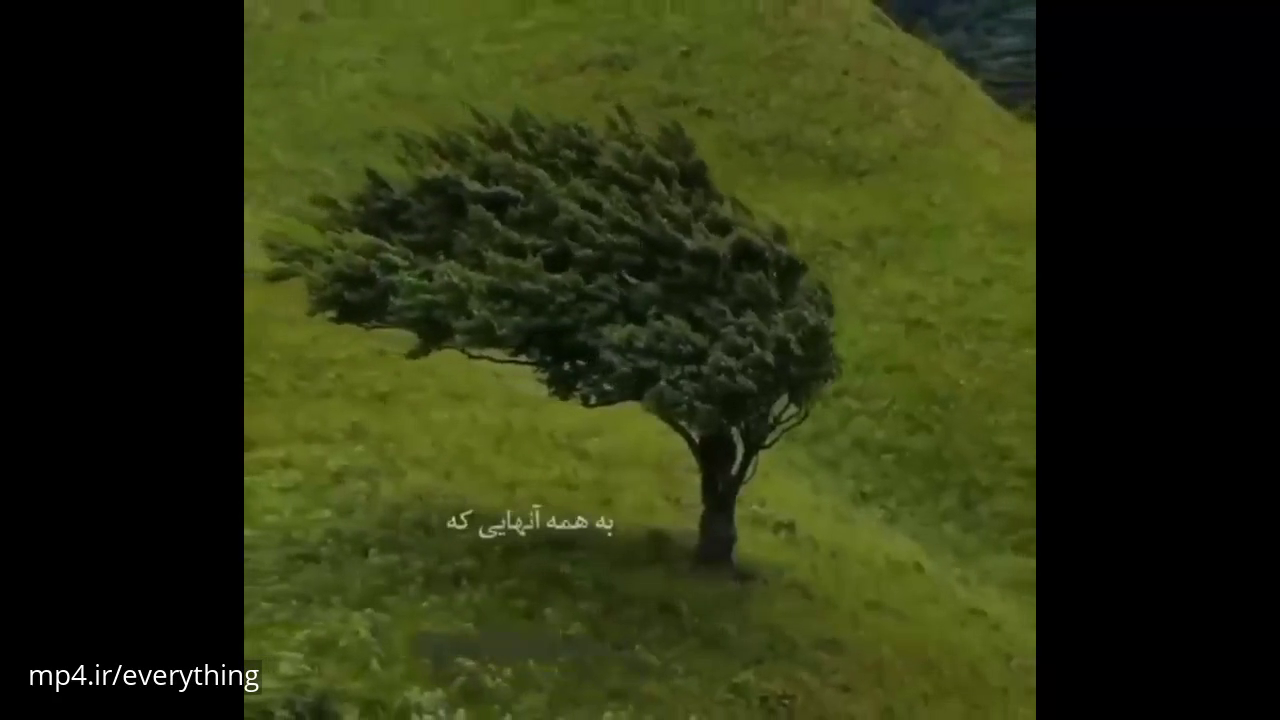
#> input picture frame 40 of assets/videos/video1.mp4, 1280 x 720 px
$ python getVideoFromFile.py
#> lines starting #> are read from the running program, lines starting #| are printed output that depends on the picture; after the words box and inside, x2 and y2 are one past the last pixel; in counts of white or black regions, pixels touching at a corner belong together

import cv2

def play_video(video_path):
    """Play a video file with pause, seek, and info display."""
#> called with video_path = 'assets/videos/video1.mp4'
    cap = cv2.VideoCapture(video_path)
    if not cap.isOpened():
        print(f"Error opening video file: {video_path}")
        return

    fps = cap.get(cv2.CAP_PROP_FPS)
    width = int(cap.get(cv2.CAP_PROP_FRAME_WIDTH))
    height = int(cap.get(cv2.CAP_PROP_FRAME_HEIGHT))
    total_frames = int(cap.get(cv2.CAP_PROP_FRAME_COUNT))
    print(f"Video info: {width}x{height}, {fps:.2f} FPS, {total_frames} frames, {total_frames/fps:.2f} seconds")
    print("Controls: [q] quit, [space] pause, [f] forward 10s, [b] back 10s")

    while True:
        ret, frame = cap.read()
#> frame is the input picture: shape (720, 1280, 3); mean B, G, R 16.7, 49.1, 43.1
        if not ret:
            print("End of video or cannot read frame.")
            break

        # Show current time
        current_pos = cap.get(cv2.CAP_PROP_POS_MSEC)
        minutes = int(current_pos // 60000)
        seconds = int((current_pos % 60000) // 1000)
        cv2.putText(frame, f'Time: {minutes:02d}:{seconds:02d}', (10, 30),
                    cv2.FONT_HERSHEY_SIMPLEX, 1, (255, 255, 255), 2)
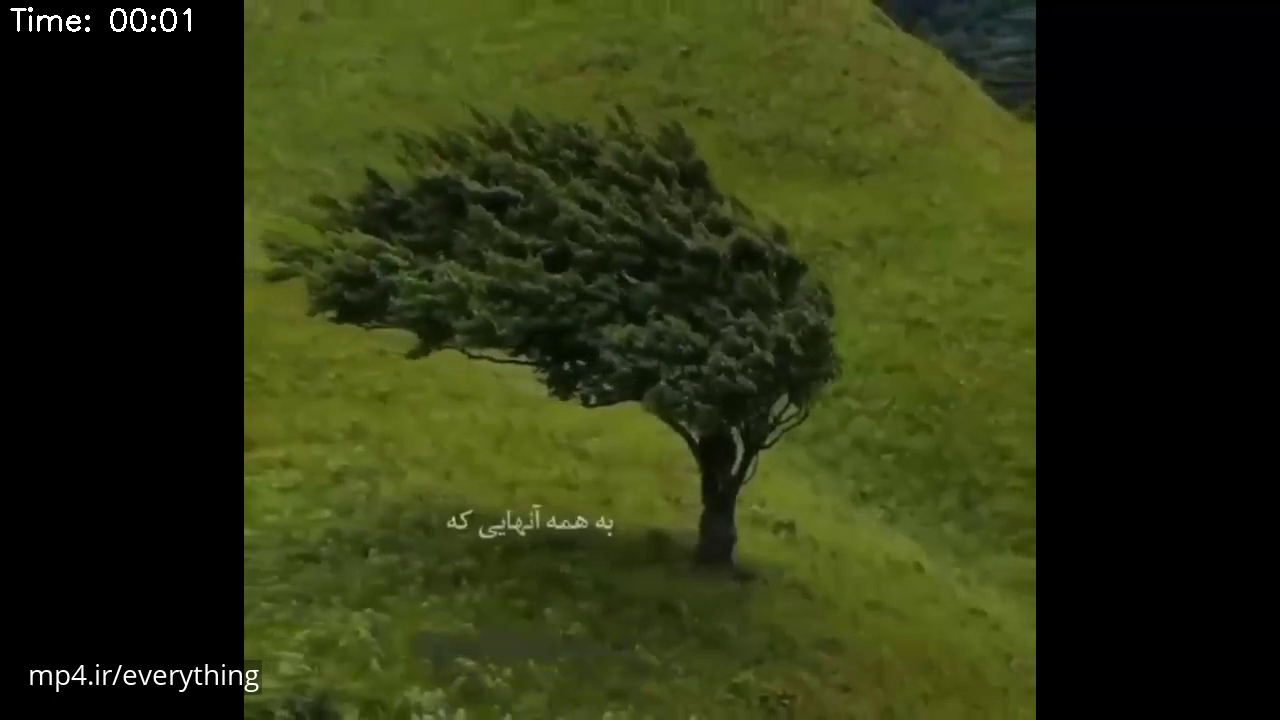
#> frame: shape (720, 1280, 3); 0.13% of pixels changed, all inside (x1, y1, x2, y2) = (10, 7, 191, 32)

        cv2.imshow('Video Player', frame)
        key = cv2.waitKey(25) & 0xFF
#> (key q is pressed here)

        if key == ord('q'):
            break
        elif key == ord(' '):  # Pause
            print("Paused. Press any key to continue.")
            cv2.waitKey(0)
        elif key == ord('f'):  # Forward 10s
            current_frame = cap.get(cv2.CAP_PROP_POS_FRAMES)
            cap.set(cv2.CAP_PROP_POS_FRAMES, current_frame + int(fps * 10))
        elif key == ord('b'):  # Back 10s
            current_frame = cap.get(cv2.CAP_PROP_POS_FRAMES)
            cap.set(cv2.CAP_PROP_POS_FRAMES, max(0, current_frame - int(fps * 10)))

    cap.release()
    cv2.destroyAllWindows()

if __name__ == "__main__":
    # Change the path as needed
    play_video('assets/videos/video1.mp4')

$ run again, starting later in the video
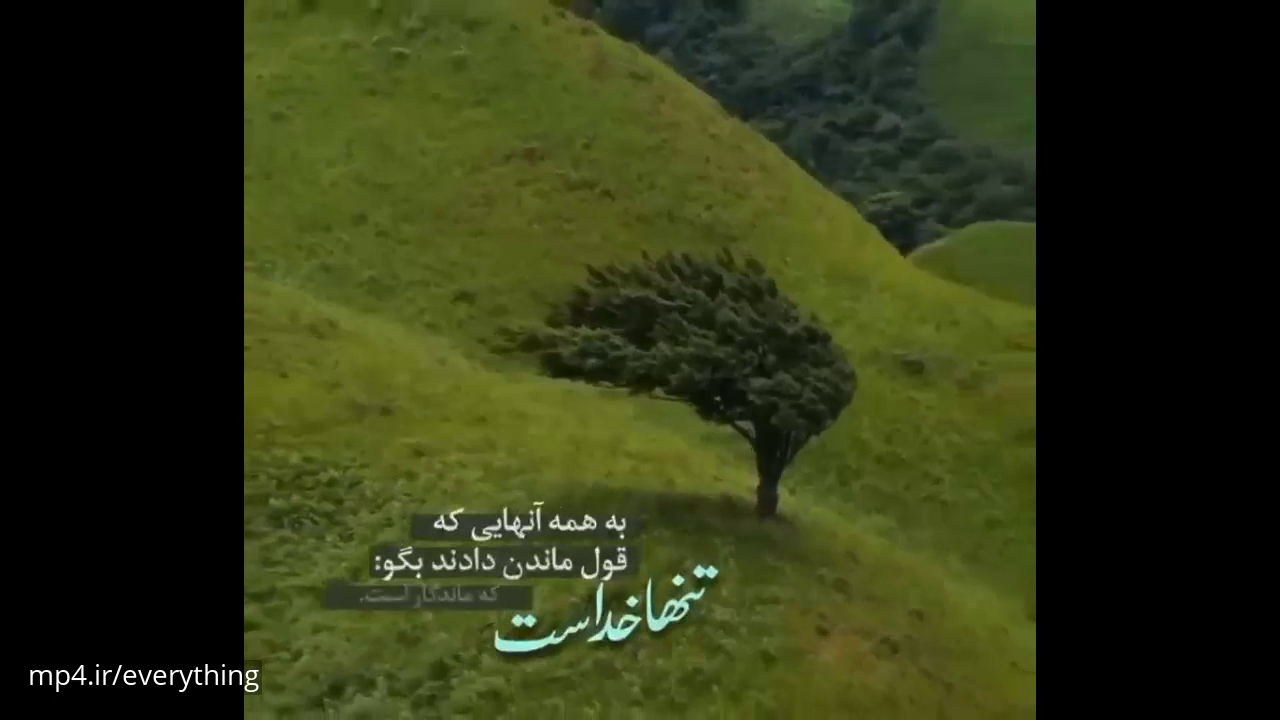
#> input picture frame 183 of assets/videos/video1.mp4, 1280 x 720 px
#> in play_video, frame is the input picture: shape (720, 1280, 3); mean B, G, R 20.7, 52.4, 46.5
#> in play_video, `cv2.putText(frame, f'Time: {minutes:02d}:{seconds:02d}', (10, 30), cv2..`:
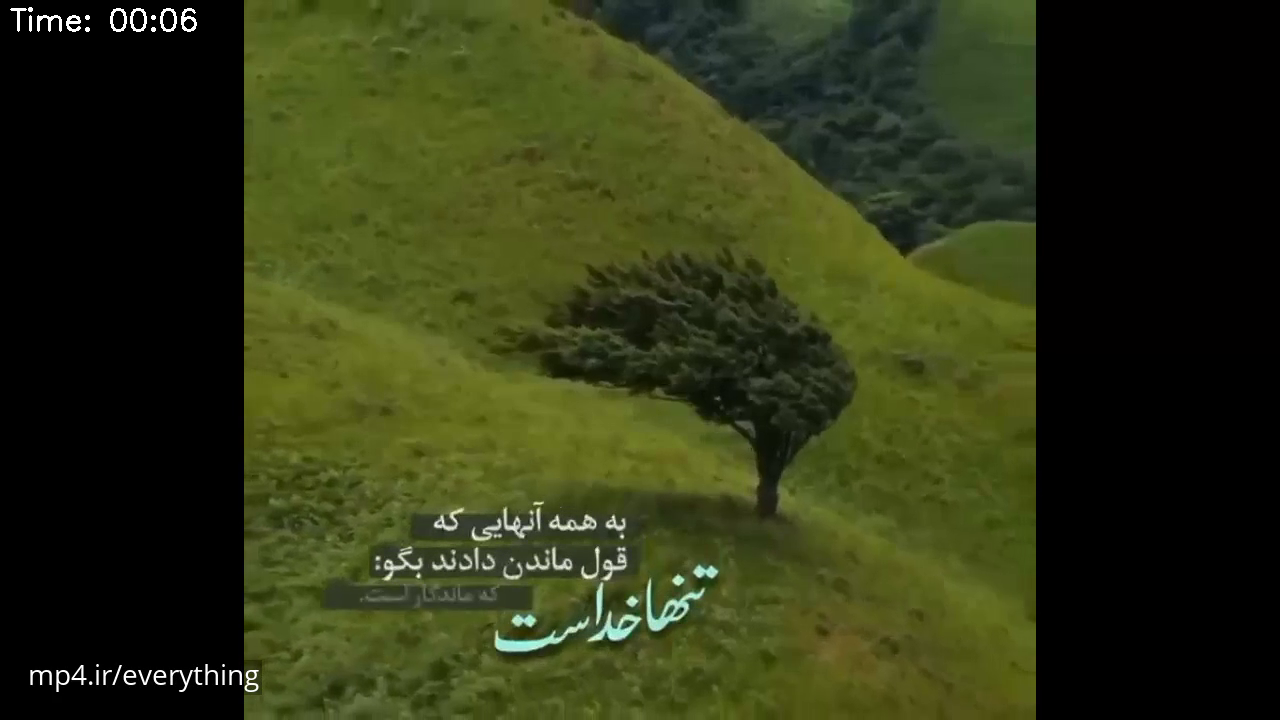
#> frame: shape (720, 1280, 3); 0.14% of pixels changed, all inside (x1, y1, x2, y2) = (10, 7, 197, 32)

$ run again, starting later in the video
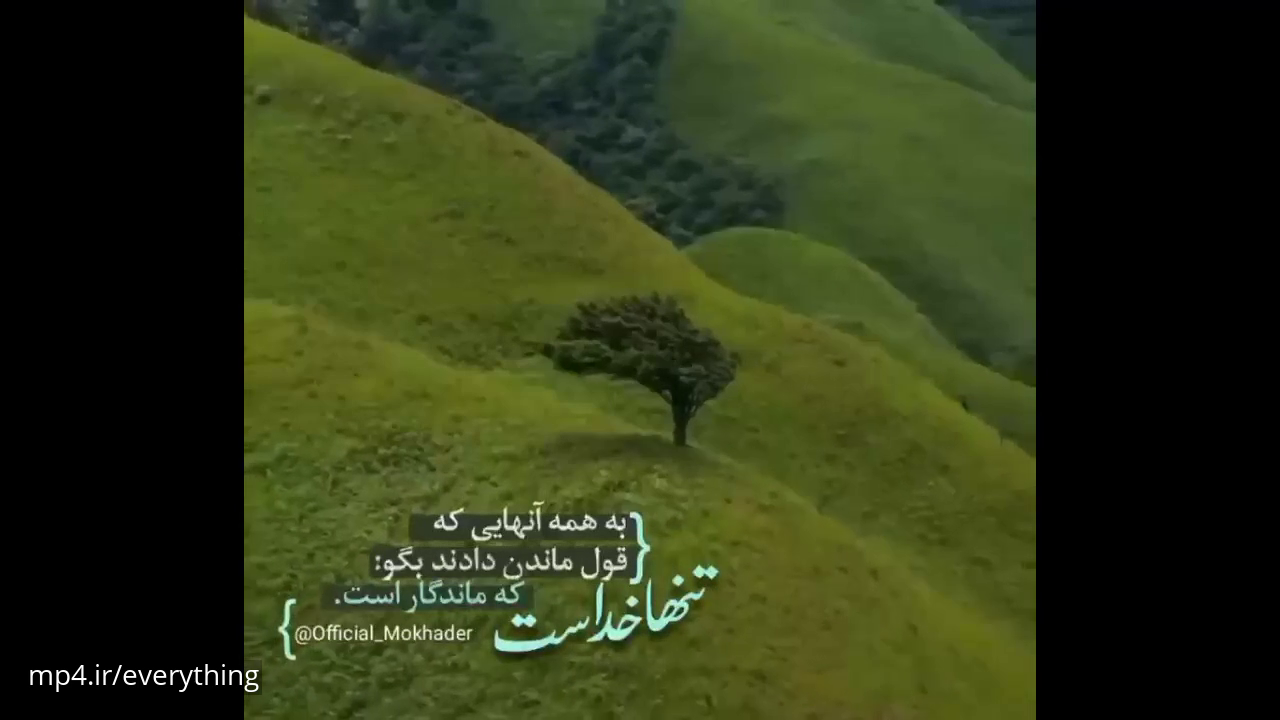
#> input picture frame 326 of assets/videos/video1.mp4, 1280 x 720 px
#> in play_video, frame is the input picture: shape (720, 1280, 3); mean B, G, R 22.8, 54.3, 46.2
#> in play_video, `cv2.putText(frame, f'Time: {minutes:02d}:{seconds:02d}', (10, 30), cv2..`:
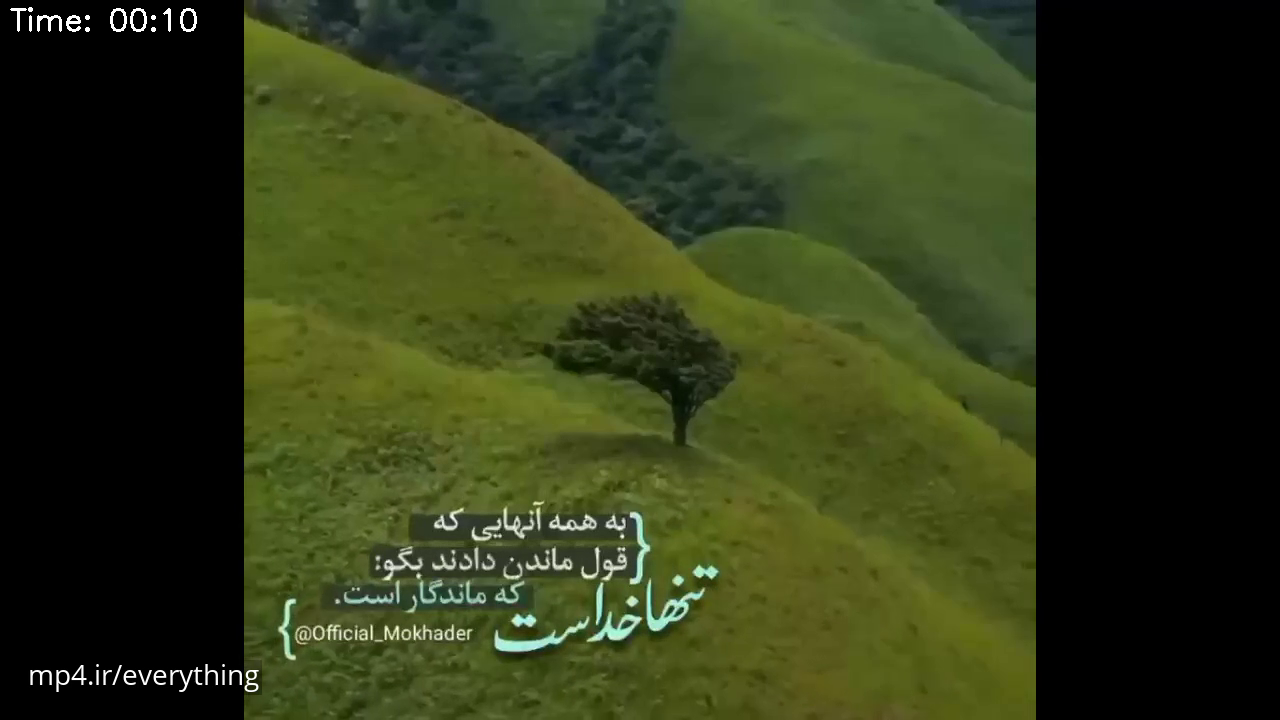
#> frame: shape (720, 1280, 3); 0.13% of pixels changed, all inside (x1, y1, x2, y2) = (10, 7, 197, 32)
